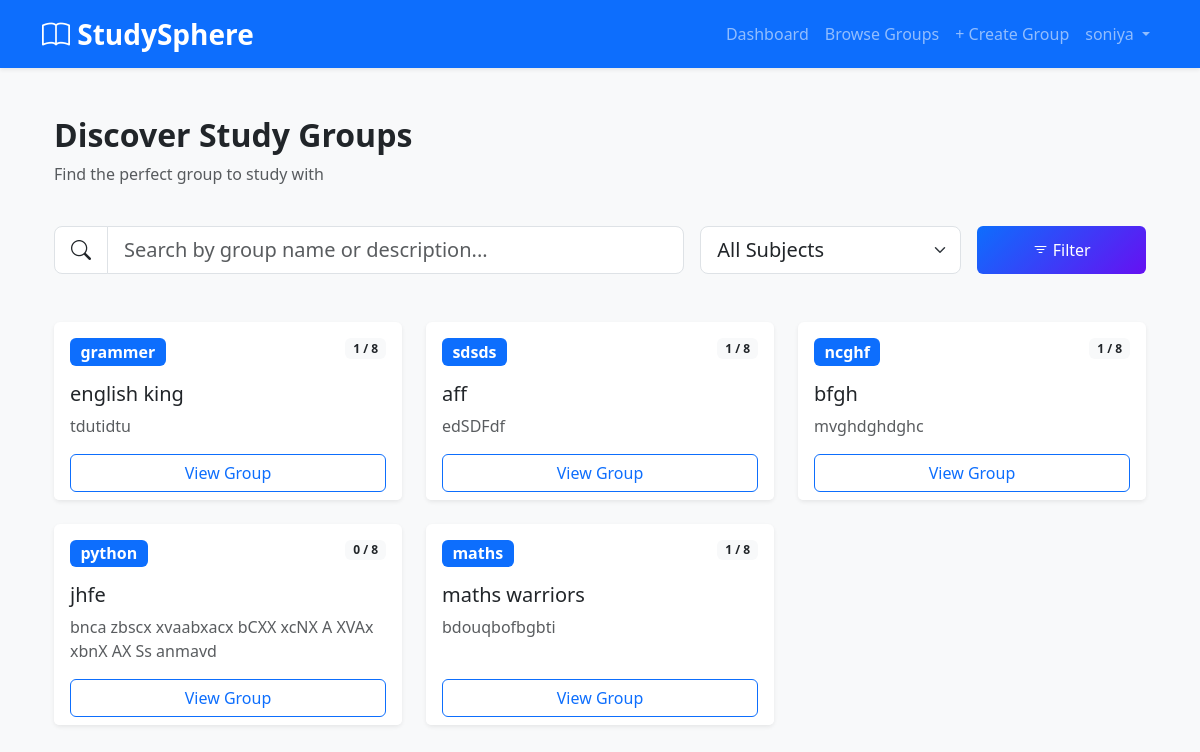
/groups (signed in), run on the app's committed database.
### models.py (models this page shows, shortened)
class User(UserMixin, db.Model):
    id = db.Column(db.Integer, primary_key=True)
    username = db.Column(db.String(80), unique=True, nullable=False)
    email = db.Column(db.String(120), unique=True, nullable=False)
    password_hash = db.Column(db.String(256), nullable=False)
    created_at = db.Column(db.DateTime, default=datetime.utcnow)

class Group(db.Model):
    id = db.Column(db.Integer, primary_key=True)
    name = db.Column(db.String(100), nullable=False)
    description = db.Column(db.Text, nullable=False)
    subject = db.Column(db.String(100), nullable=False)
    max_members = db.Column(db.Integer, default=10)
    created_at = db.Column(db.DateTime, default=datetime.utcnow)
    creator_id = db.Column(db.Integer, db.ForeignKey('user.id'), nullable=False)
    members = db.relationship('GroupMember', backref='group', lazy=True, cascade="all, delete-orphan")
    messages = db.relationship('Message', backref='group', lazy=True, cascade="all, delete-orphan")

### routes.py (the view)
@main.route('/groups', methods=['GET'])
@login_required
def groups():
    search = request.args.get('search', '').strip()
    subject = request.args.get('subject', '').strip()
    query = Group.query
    if search:
        query = query.filter(
            (Group.name.ilike(f'%{search}%')) |
            (Group.description.ilike(f'%{search}%'))
        )
    if subject:
        query = query.filter_by(subject=subject)
    all_groups = query.order_by(Group.created_at.desc()).all()
    subjects = [s[0] for s in db.session.query(Group.subject).distinct().all()]
    return render_template('groups.html',
                           groups=all_groups,
                           subjects=subjects,
                           search=search)

### app.py (called while the page is built)
def create_app():
    app = Flask(__name__)
    app.config.from_object(Config)
    db.init_app(app)
    login_manager = LoginManager()
    login_manager.login_view = 'main.login'
    login_manager.init_app(app)
    @login_manager.user_loader
    def load_user(user_id):
        from models import User
        return User.query.get(int(user_id))
    from routes import main
    app.register_blueprint(main)
    with app.app_context():
        db.create_all()
    return app

### templates/groups.html (shortened to what this page needs)
{% extends "base.html" %}
{% block content %}
<div class="container py-4">
    <div class="row mb-4">
        <div class="col-12">
            <h2 class="fw-bold">Discover Study Groups</h2>
            <p class="text-muted">Find the perfect group to study with</p>
        </div>
    </div>
    <form method="GET" class="mb-5">
        <div class="row g-3">
            <div class="col-md-7">
                <div class="input-group input-group-lg">
                    <span class="input-group-text bg-white">
                        <i class="bi bi-search"></i>
                    </span>
                    <input type="text"
                           name="search"
                           class="form-control"
                           placeholder="Search by group name or description..."
                           value="{{ search | default('') }}">
                </div>
            </div>
            <div class="col-md-3">
                <select name="subject" class="form-select form-select-lg">
                    <option value="">All Subjects</option>
                </select>
            </div>
            <div class="col-md-2">
                <button type="submit" class="btn btn-primary w-100 h-100">
                    <i class="bi bi-filter"></i> Filter
                </button>
            </div>
        </div>
    </form>
    <div class="row g-4">
        {% for group in groups %}
        <div class="col-md-6 col-lg-4">
            <div class="card h-100 shadow-sm border-0 hover-card">
                <div class="card-body">
                    <div class="d-flex justify-content-between align-items-start mb-3">
                        <span class="badge bg-primary fs-6">{{ group.subject }}</span>
                        <span class="badge bg-light text-dark">
                            {{ group.members|length }} / {{ group.max_members }}
                        </span>
                    </div>
                    <h5 class="card-title">{{ group.name }}</h5>
                    <p class="card-text text-muted">
                        {{ group.description[:120] }}{% if group.description|length > 120 %}...{% endif %}
                    </p>
                </div>
                <div class="card-footer bg-white border-0 pt-0">
                    <a href="{{ url_for('main.group_detail', group_id=group.id) }}"
                       class="btn btn-outline-primary w-100">
                        View Group
                    </a>
                </div>
            </div>
        </div>
        {% endfor %}
    </div>
</div>
{% endblock %}

### templates/base.html (shortened to what this page needs)
<!DOCTYPE html>
<html lang="en">
<head>
    <link href="https://cdn.jsdelivr.net/npm/bootstrap@5.3.3/dist/css/bootstrap.min.css" rel="stylesheet">
    <link href="https://cdn.jsdelivr.net/npm/bootstrap-icons@1.11.3/font/bootstrap-icons.css" rel="stylesheet">
    <link rel="stylesheet" href="{{ url_for('static', filename='css/style.css') }}">
</head>
<body class="bg-light">
    <nav class="navbar navbar-expand-lg navbar-dark bg-primary shadow-sm">
        <div class="container">
            <a class="navbar-brand fw-bold fs-3" href="{{ url_for('main.index') }}">
                <i class="bi bi-book"></i> StudySphere
            </a>
            <div class="collapse navbar-collapse" id="navbarNav">
                <ul class="navbar-nav ms-auto">
                    {% if current_user.is_authenticated %}
                        <li class="nav-item"><a class="nav-link" href="{{ url_for('main.dashboard') }}">Dashboard</a></li>
                        <li class="nav-item"><a class="nav-link" href="{{ url_for('main.groups') }}">Browse Groups</a></li>
                        <li class="nav-item"><a class="nav-link" href="{{ url_for('main.create_group') }}">+ Create Group</a></li>
                        <li class="nav-item dropdown">
                            <a class="nav-link dropdown-toggle" href="#" data-bs-toggle="dropdown">
                                {{ current_user.username }}
                            </a>
                        </li>
                    {% else %}
                        <li class="nav-item"><a class="nav-link" href="{{ url_for('main.login') }}">Login</a></li>
                        <li class="nav-item"><a class="nav-link btn btn-light text-primary px-3 ms-2" href="{{ url_for('main.register') }}">Register</a></li>
                    {% endif %}
                </ul>
            </div>
        </div>
    </nav>
    <div class="container mt-4">
        {% block content %}{% endblock %}
    </div>
</body>
</html>

### templates/static/css/style.css (style rules this page uses)
body { font-family: 'Segoe UI', system-ui, sans-serif; }
.btn-primary { background: linear-gradient(135deg, #0d6efd, #6610f2); border: none; }

### templates/groups.html (style rules this page uses)
.hover-card { transition: all 0.3s ease; }

### data on the page
User: username "soniya"
Group: subject "grammer", members|length "1", max_members "8", name "english king", description "tdutidtu"
Group: subject "sdsds", members|length "1", max_members "8", name "aff", description "edSDFdf"
Group: subject "ncghf", members|length "1", max_members "8", name "bfgh", description "mvghdghdghc"
Group: subject "python", members|length "0", max_members "8", name "jhfe", description "bnca zbscx xvaabxacx bCXX xcNX A XVAx xbnX AX Ss anmavd"
Group: subject "maths", members|length "1", max_members "8", name "maths warriors", description "bdouqbofbgbti"
